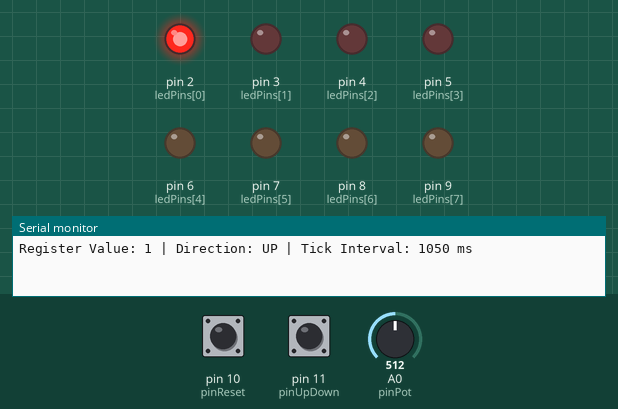
The sketch below on a simulated Arduino Uno, built with avr-gcc and run on an emulated ATmega328P. On the bench: output pins drawn as LEDs (lit = HIGH), the last lines printed to the serial monitor. Dashed ring = blinking. The inputs (shaded band) are chosen by the test bench; at power-on: A0 (pinPot) = 512, pin 11 (pinUpDown) HIGH, pin 10 (pinReset) HIGH.

Above: at 1.2 s.
1.3 s: A0 (pinPot) set to 122
At 3.17 s:
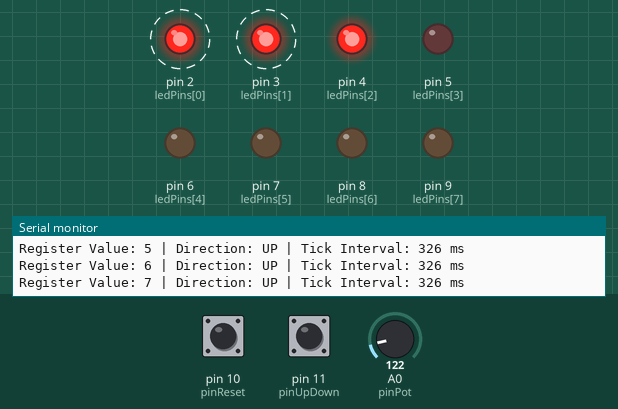
4.3 s: pin 11 (pinUpDown) pulled LOW for 0.15 s
At 6.61 s:
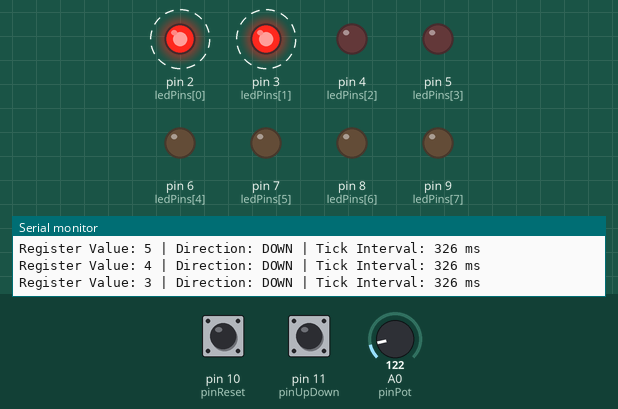
7.4 s: A0 (pinPot) set to 0
At 9.14 s:
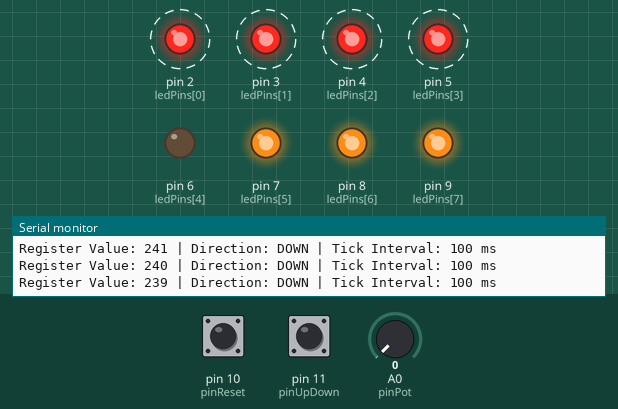
10.4 s: pin 11 (pinUpDown) pulled LOW for 1 s
At 14.25 s:
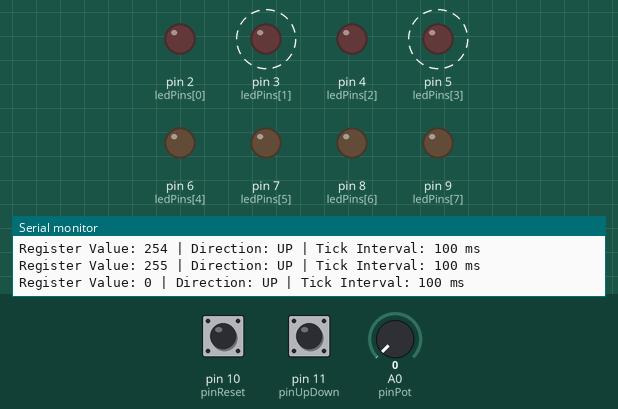
14.4 s: pin 11 (pinUpDown) pulled LOW for 0.15 s
At 14.75 s:
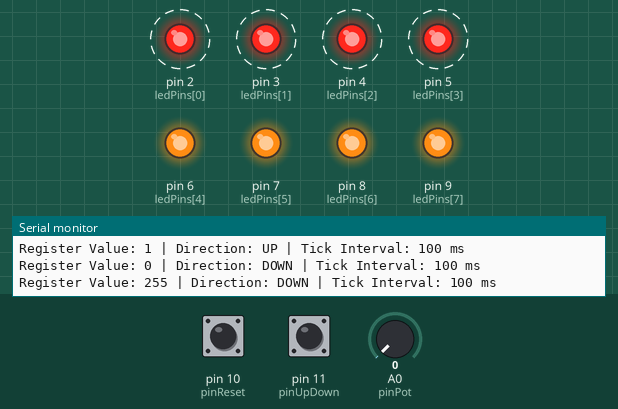
17.5 s: pin 11 (pinUpDown) pulled LOW for 0.15 s
At 21.95 s:
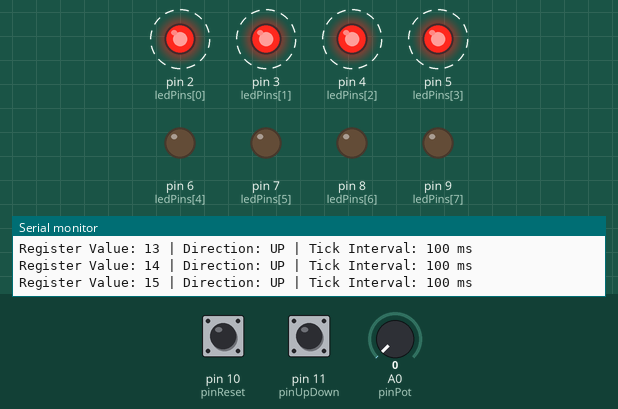
Timing chart, 0 to 23.2 s (numbered marks = the images above; inputs shaded):
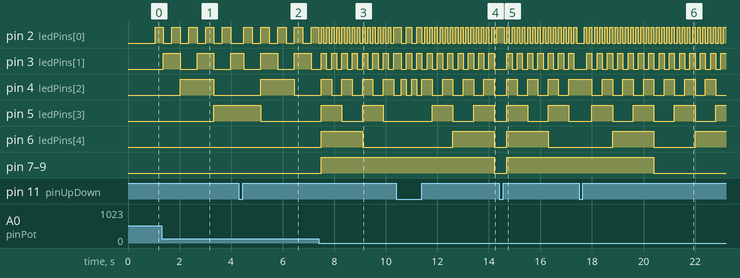

Measured:
- after the input at 1.3 s, pin 4 (ledPins[2]): LOW → HIGH after 0.73 s instead of 2.9 s; pin 5 (ledPins[3]): LOW → HIGH after 2.0 s
- after the input at 4.3 s, pin 5 (ledPins[3]): HIGH → LOW after 0.85 s instead of 1.6 s; pin 6 (ledPins[4]): stays LOW (without the input it goes to HIGH after 1.6 s)
- after the input at 7.4 s, pin 2 (ledPins[0]): alternates HIGH for 0.10 s and LOW for 0.10 s, starting after 0.10 s; pin 3 (ledPins[1]): alternates HIGH for 0.20 s and LOW for 0.20 s, starting after 0.10 s; pin 6 (ledPins[4]), pin 7 (ledPins[5]), pin 8 (ledPins[6]), pin 9 (ledPins[7]): LOW → HIGH after 0.10 s instead of 0.36 s
- after the input at 10.4 s, pin 8 (ledPins[6]): HIGH → LOW after 3.8 s instead of 3.5 s; pin 9 (ledPins[7]): HIGH → LOW after 3.8 s
- after the input at 14.4 s, pin 7 (ledPins[5]): LOW → HIGH after 0.30 s instead of 3.0 s; pin 8 (ledPins[6]), pin 9 (ledPins[7]): LOW → HIGH after 0.30 s
- after the input at 17.5 s, pin 8 (ledPins[6]): HIGH → LOW after 2.9 s instead of 3.6 s; pin 9 (ledPins[7]): HIGH → LOW after 2.9 s
- by itself, pin 2 (ledPins[0]): alternates HIGH for 0.33 s and LOW for 0.33 s
- by itself, pin 3 (ledPins[1]): alternates HIGH for 0.65 s and LOW for 0.65 s

The sketch:

sketch.ino
```cpp
const int ledPins[] = {2, 3, 4, 5, 6, 7, 8, 9};
const int pinReset = 10;
const int pinUpDown = 11;
const int pinPot = A0;

uint8_t counterRegister = 0;

bool isUpDirection = true;
unsigned long lastTickTime = 0;

void setup() {
  for (int i = 0; i < 8; i++) {
    pinMode(ledPins[i], OUTPUT);
  }

  pinMode(pinReset, INPUT_PULLUP);
  pinMode(pinUpDown, INPUT_PULLUP);

  Serial.begin(9600);
}

void loop() {
  if (digitalRead(pinReset) == LOW) {
    counterRegister = 0;
    updateLEDOutputs();
    delay(200);
    return;
  }

  if (digitalRead(pinUpDown) == LOW) {
    isUpDirection = !isUpDirection;
    delay(200);
  }

  int potValue = analogRead(pinPot);
  unsigned long tickInterval = map(potValue, 0, 1023, 100, 2000);

  unsigned long currentMillis = millis();
  if (currentMillis - lastTickTime >= tickInterval) {
    lastTickTime = currentMillis;

    if (isUpDirection) {
      counterRegister++;
    } else {
      counterRegister--;
    }

    updateLEDOutputs();

    Serial.print("Register Value: ");
    Serial.print(counterRegister);
    Serial.print(" | Direction: ");
    Serial.print(isUpDirection ? "UP" : "DOWN");
    Serial.print(" | Tick Interval: ");
    Serial.print(tickInterval);
    Serial.println(" ms");
  }
}

void updateLEDOutputs() {
  for (int i = 0; i < 8; i++) {
    int bitValue = (counterRegister >> i) & 1;
    digitalWrite(ledPins[i], bitValue);
  }
}
```
